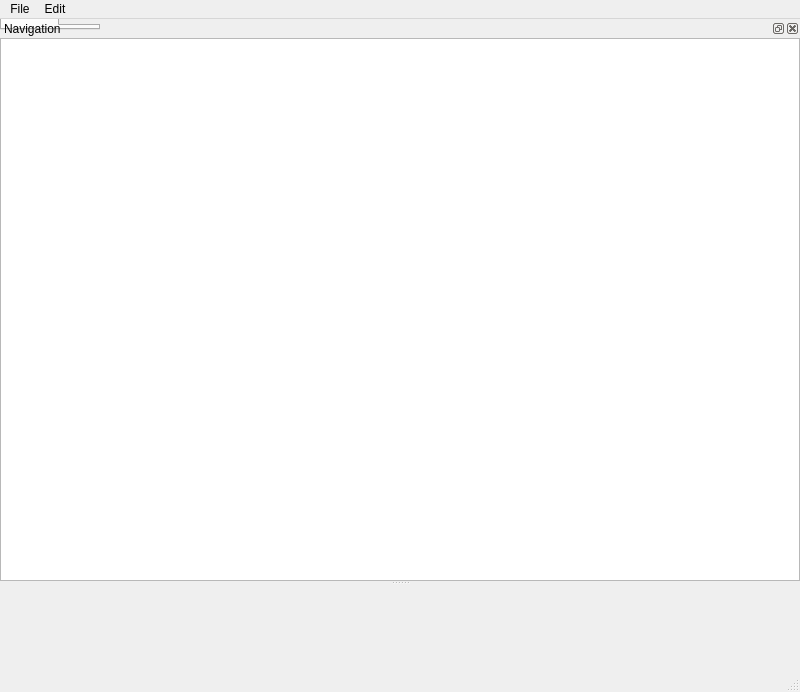
<?xml version="1.0" encoding="UTF-8"?>
<ui version="4.0">
 <class>MainWindow</class>
 <widget class="QMainWindow" name="MainWindow">
  <property name="geometry">
   <rect>
    <x>0</x>
    <y>0</y>
    <width>800</width>
    <height>692</height>
   </rect>
  </property>
  <property name="windowTitle">
   <string>MainWindow</string>
  </property>
  <widget class="QTabWidget" name="workspaceTabs">
   <widget class="QWidget" name="sceneTab">
    <attribute name="title">
     <string>Scene</string>
    </attribute>
    <layout class="QVBoxLayout" name="sceneTabLayout">
     <item>
      <widget class="QSplitter" name="sceneTabSplitter">
       <property name="orientation">
        <enum>Qt::Orientation::Vertical</enum>
       </property>
       <widget class="QSplitter" name="sceneMainSplitter">
        <property name="orientation">
         <enum>Qt::Orientation::Horizontal</enum>
        </property>
        <widget class="SceneViewer" name="sceneViewer"/>
        <widget class="QDockWidget" name="worldStateDockWidget">
         <property name="minimumSize">
          <size>
           <width>220</width>
           <height>120</height>
          </size>
         </property>
         <property name="windowTitle">
          <string>World State</string>
         </property>
         <widget class="WorldStateView" name="worldStateView">
          <property name="sizePolicy">
           <sizepolicy hsizetype="Expanding" vsizetype="Expanding">
            <horstretch>0</horstretch>
            <verstretch>0</verstretch>
           </sizepolicy>
          </property>
         </widget>
        </widget>
       </widget>
       <widget class="QDockWidget" name="sceneDockWidget">
        <property name="windowTitle">
         <string>Scene Objects</string>
        </property>
        <widget class="TableView" name="tableView"/>
       </widget>
      </widget>
     </item>
    </layout>
   </widget>
  </widget>
  <widget class="QDockWidget" name="treeDockWidget">
   <property name="minimumSize">
    <size>
     <width>160</width>
     <height>82</height>
    </size>
   </property>
   <property name="allowedAreas">
    <set>Qt::DockWidgetArea::LeftDockWidgetArea</set>
   </property>
   <property name="windowTitle">
    <string>Navigation</string>
   </property>
   <attribute name="dockWidgetArea">
    <number>1</number>
   </attribute>
   <widget class="QSplitter" name="treeDockSplitter">
    <property name="orientation">
     <enum>Qt::Orientation::Vertical</enum>
    </property>
    <widget class="TreeView" name="treeWidget">
     <property name="sizePolicy">
      <sizepolicy hsizetype="Expanding" vsizetype="Expanding">
       <horstretch>0</horstretch>
       <verstretch>0</verstretch>
      </sizepolicy>
     </property>
    </widget>
    <widget class="EngineRunner" name="engineRunner"/>
   </widget>
  </widget>
  <widget class="QMenuBar" name="menubar">
   <property name="geometry">
    <rect>
     <x>0</x>
     <y>0</y>
     <width>800</width>
     <height>33</height>
    </rect>
   </property>
   <widget class="QMenu" name="menuFile">
    <property name="title">
     <string>File</string>
    </property>
   </widget>
   <widget class="QMenu" name="menuEdit">
    <property name="title">
     <string>Edit</string>
    </property>
   </widget>
   <addaction name="menuFile"/>
   <addaction name="menuEdit"/>
  </widget>
  <widget class="QStatusBar" name="statusbar"/>
 </widget>
 <customwidgets>
  <customwidget>
   <class>TreeView</class>
   <extends>QTreeView</extends>
   <header>components.tree.view</header>
  </customwidget>
  <customwidget>
   <class>SceneViewer</class>
   <extends>QWidget</extends>
   <header>scene</header>
  </customwidget>
  <customwidget>
   <class>TableView</class>
   <extends>QTableView</extends>
   <header>components.table.view</header>
  </customwidget>
  <customwidget>
   <class>EngineRunner</class>
   <extends>QWidget</extends>
   <header>engine.engine_view</header>
  </customwidget>
  <customwidget>
   <class>WorldStateView</class>
   <extends>QWidget</extends>
   <header>components.world_state</header>
  </customwidget>
 </customwidgets>
 <resources/>
 <connections/>
</ui>
